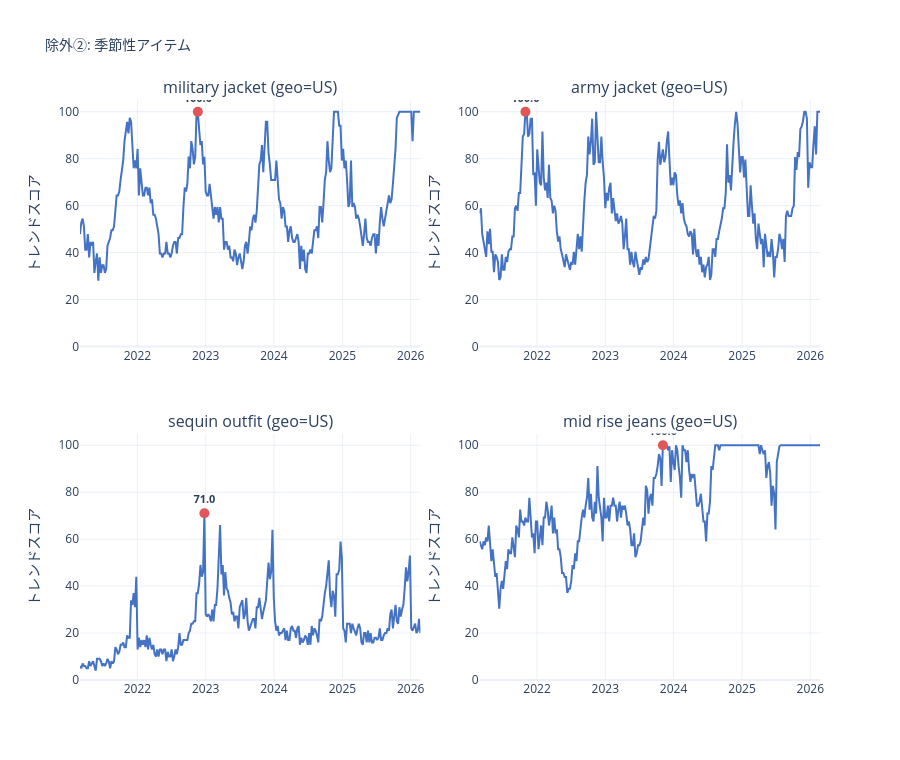

The notebook cell this image was saved under:
### Markdown cell above
### 除外②: 季節性アイテム（毎年同時期にピーク）

毎年秋冬に規則的にピークが来る。ラグモデルは「EN で一度爆発 → JP に波及」を前提としており、年次季節性には適用できない。
mid rise jeans はベースラインが右肩上がりだが、ピークは一貫して毎年11〜12月のため季節性と判断。

### Code cell
ex2 = ['military jacket', 'army jacket', 'sequin outfit', 'mid rise jeans']
EXCLUDED_SO_FAR.update(ex2)
plot_waves([
    ('military jacket (geo=US)', 'military jacket', 'items_en', '2021_2026'),
    ('army jacket (geo=US)',     'army jacket',     'items_en', '2021_2026'),
    ('sequin outfit (geo=US)',   'sequin outfit',   'items_en', '2021_2026'),
    ('mid rise jeans (geo=US)',  'mid rise jeans',  'items_en', '2021_2026'),
], '除外②: 季節性アイテム', ncols=2)

### Figure 1 — Plotly figure (JSON) as saved in the notebook; plotly's stock layout.template omitted (floating-point values rounded to 4 significant figures; data arrays with more than 128 entries replaced by an {"elided": "..."} marker saying what was removed)
{"data": [{"line": {"color": "#4472C4", "width": 2}, "showlegend": false, "type": "scatter", "x": {"elided": "261 str values"}, "xaxis": "x", "y": {"elided": "261 float values"}, "yaxis": "y"}, {"marker": {"color": "#E15759", "size": 10}, "mode": "markers+text", "showlegend": false, "text": ["<b>100.0</b>"], "textfont": {"size": 11}, "textposition": "top center", "type": "scatter", "x": ["2022-11-20T00:00:00"], "xaxis": "x", "y": [100.0], "yaxis": "y"}, {"line": {"color": "#4472C4", "width": 2}, "showlegend": false, "type": "scatter", "x": {"elided": "261 str values"}, "xaxis": "x2", "y": {"elided": "261 float values"}, "yaxis": "y2"}, {"marker": {"color": "#E15759", "size": 10}, "mode": "markers+text", "showlegend": false, "text": ["<b>100.0</b>"], "textfont": {"size": 11}, "textposition": "top center", "type": "scatter", "x": ["2021-10-31T00:00:00"], "xaxis": "x2", "y": [100.0], "yaxis": "y2"}, {"line": {"color": "#4472C4", "width": 2}, "showlegend": false, "type": "scatter", "x": {"elided": "261 str values"}, "xaxis": "x3", "y": {"elided": "261 float values"}, "yaxis": "y3"}, {"marker": {"color": "#E15759", "size": 10}, "mode": "markers+text", "showlegend": false, "text": ["<b>71.0</b>"], "textfont": {"size": 11}, "textposition": "top center", "type": "scatter", "x": ["2022-12-25T00:00:00"], "xaxis": "x3", "y": [71.0], "yaxis": "y3"}, {"line": {"color": "#4472C4", "width": 2}, "showlegend": false, "type": "scatter", "x": {"elided": "261 str values"}, "xaxis": "x4", "y": {"elided": "261 float values"}, "yaxis": "y4"}, {"marker": {"color": "#E15759", "size": 10}, "mode": "markers+text", "showlegend": false, "text": ["<b>100.0</b>"], "textfont": {"size": 11}, "textposition": "top center", "type": "scatter", "x": ["2023-11-05T00:00:00"], "xaxis": "x4", "y": [100.0], "yaxis": "y4"}], "layout": {"annotations": [{"font": {"size": 16}, "showarrow": false, "text": "military jacket (geo=US)", "x": 0.23, "xanchor": "center", "xref": "paper", "y": 1.0, "yanchor": "bottom", "yref": "paper"}, {"font": {"size": 16}, "showarrow": false, "text": "army jacket (geo=US)", "x": 0.77, "xanchor": "center", "xref": "paper", "y": 1.0, "yanchor": "bottom", "yref": "paper"}, {"font": {"size": 16}, "showarrow": false, "text": "sequin outfit (geo=US)", "x": 0.23, "xanchor": "center", "xref": "paper", "y": 0.425, "yanchor": "bottom", "yref": "paper"}, {"font": {"size": 16}, "showarrow": false, "text": "mid rise jeans (geo=US)", "x": 0.77, "xanchor": "center", "xref": "paper", "y": 0.425, "yanchor": "bottom", "yref": "paper"}], "height": 760, "title": {"font": {"size": 14}, "text": "除外②: 季節性アイテム"}, "xaxis": {"anchor": "y", "domain": [0.0, 0.46]}, "xaxis2": {"anchor": "y2", "domain": [0.54, 1.0]}, "xaxis3": {"anchor": "y3", "domain": [0.0, 0.46]}, "xaxis4": {"anchor": "y4", "domain": [0.54, 1.0]}, "yaxis": {"anchor": "x", "domain": [0.575, 1.0], "range": [0, 105], "title": {"text": "トレンドスコア"}}, "yaxis2": {"anchor": "x2", "domain": [0.575, 1.0], "range": [0, 105], "title": {"text": "トレンドスコア"}}, "yaxis3": {"anchor": "x3", "domain": [0.0, 0.425], "range": [0, 105], "title": {"text": "トレンドスコア"}}, "yaxis4": {"anchor": "x4", "domain": [0.0, 0.425], "range": [0, 105], "title": {"text": "トレンドスコア"}}}}
